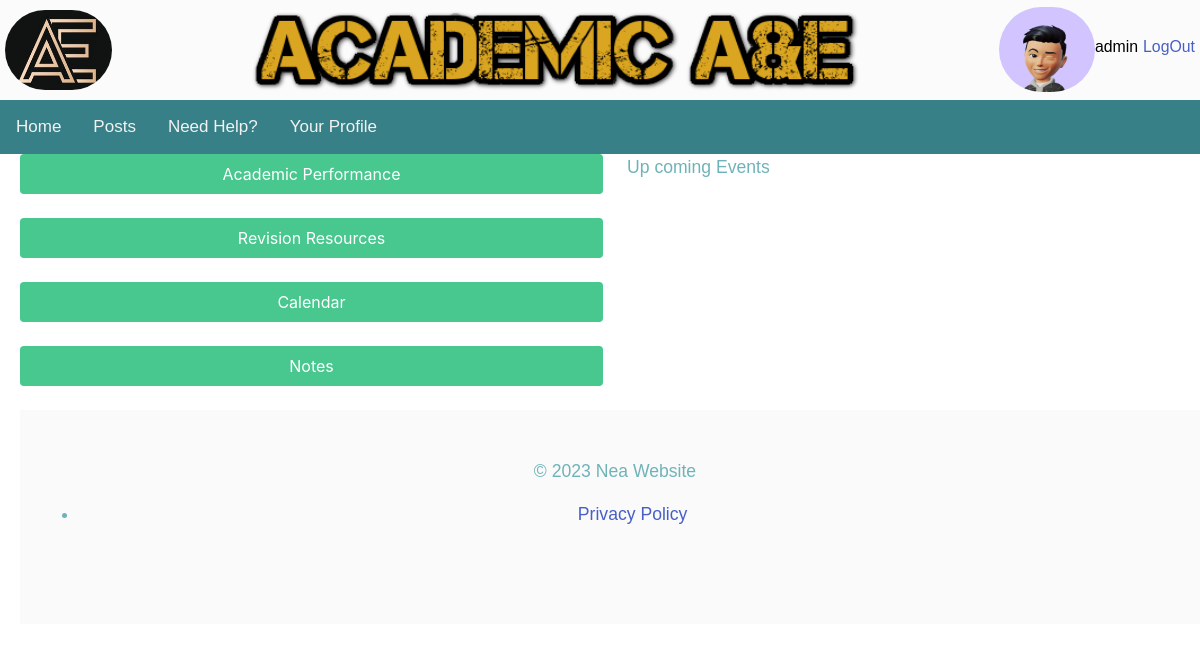
Page / (signed in) on the earlier database version.
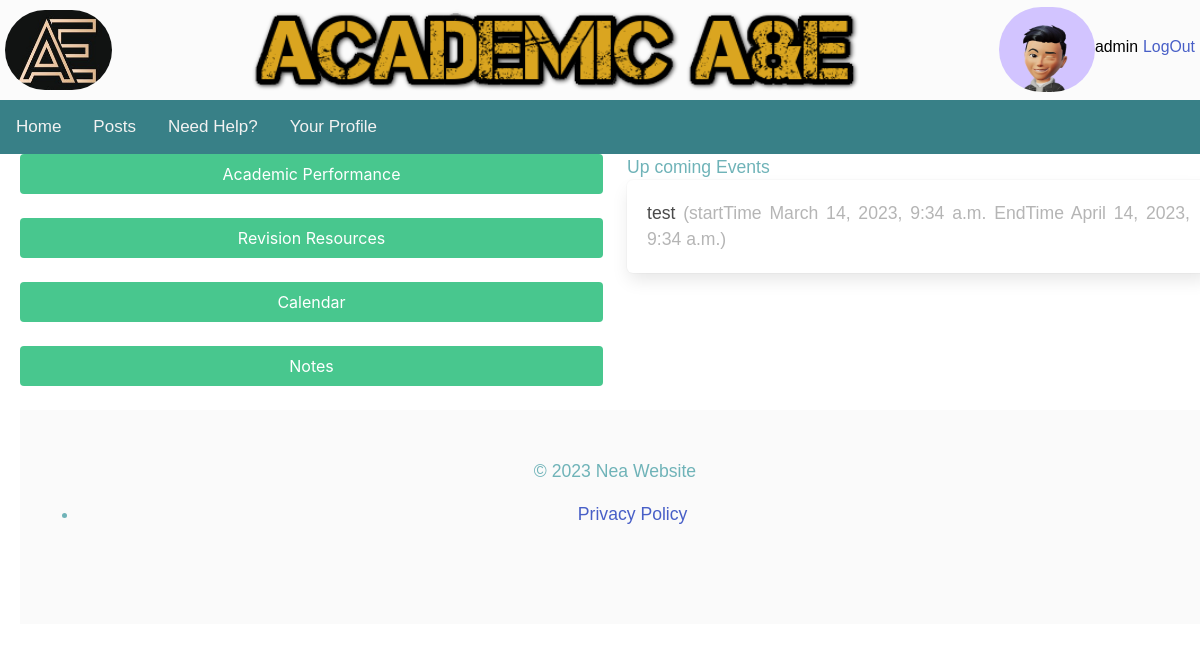
Same page on the later database version.
### cal/models.py (models this page shows, shortened)
class Event(models.Model):
    title = models.CharField(max_length=100)
    priority=models.CharField(max_length=20, choices=EVENT_PRIORITY)
    description = models.TextField()
    start_time = models.DateTimeField()
    end_time = models.DateTimeField()
    username = models.ForeignKey(User, blank=True, null=True, on_delete=models.CASCADE)

### nea_site/views.py (the view)
# urls.py: path('', views.homepage, name='homepage'),
@login_required(login_url=reverse_lazy('login'))
def homepage(request):
    today_date=datetime.now()
    user_id=request.user.id
    current_month_events = Event.objects.filter(start_time__year=today_date.year, start_time__month=today_date.month , username_id=user_id)
    upcoming_events= current_month_events.filter(Q(start_time__day__gte=today_date.day)|Q(end_time__day__gte=today_date.day))
    return render(request, 'home.html',{'events':upcoming_events})

### nea_site/templates/home.html (shortened to what this page needs)
{% extends "base.html" %}
{% block content %}
<div class="columns">
    <div class="column is-half">
        <div class="block">
            <a href="/academic/">
                <button class="button is-success is-fullwidth">
                    Academic Performance
                </button>
            </a>
        </div>
        <div class="block">
            <a href="/revision_resources/">
                <button class="button is-success is-fullwidth">
                    Revision Resources
                </button>
            </a>
        </div>
        <div class="block">
            <a href="/calendar/">
                <button class="button is-success is-fullwidth">
                    Calendar
                </button>
            </a>
        </div>
        <div class="block">
            <a href="/notes/">
                <button class="button is-success is-fullwidth">
                    Notes
                </button>
            </a>
        </div>
    </div>
    <div class="column is-half">
        <section>
            <h1>Up coming Events</h1>
        </section>
        {% for event in events %}
                <div class="box">
                    {{ event.title }}
                    <span class="is-small has-text-grey-light">
                        (startTime {{event.start_time  }} EndTime {{ event.end_time }})
                    </span>
                </div>
        {% endfor %}
    </div>
</div>
<footer class="footer">
    <div class="content has-text-centered">
      <p>&copy; 2023 Nea Website</p>
      <nav>
        <ul>
          <li><a href="/privacy-policy/">Privacy Policy</a></li>
        </ul>
      </nav>
    </div>
  </footer>
{% endblock content %}

Differences in the rows shown:
added Event: title "test", start_time "March 14, 2023, 9:34 a.m.", end_time "April 14, 2023, 9:34 a.m."
